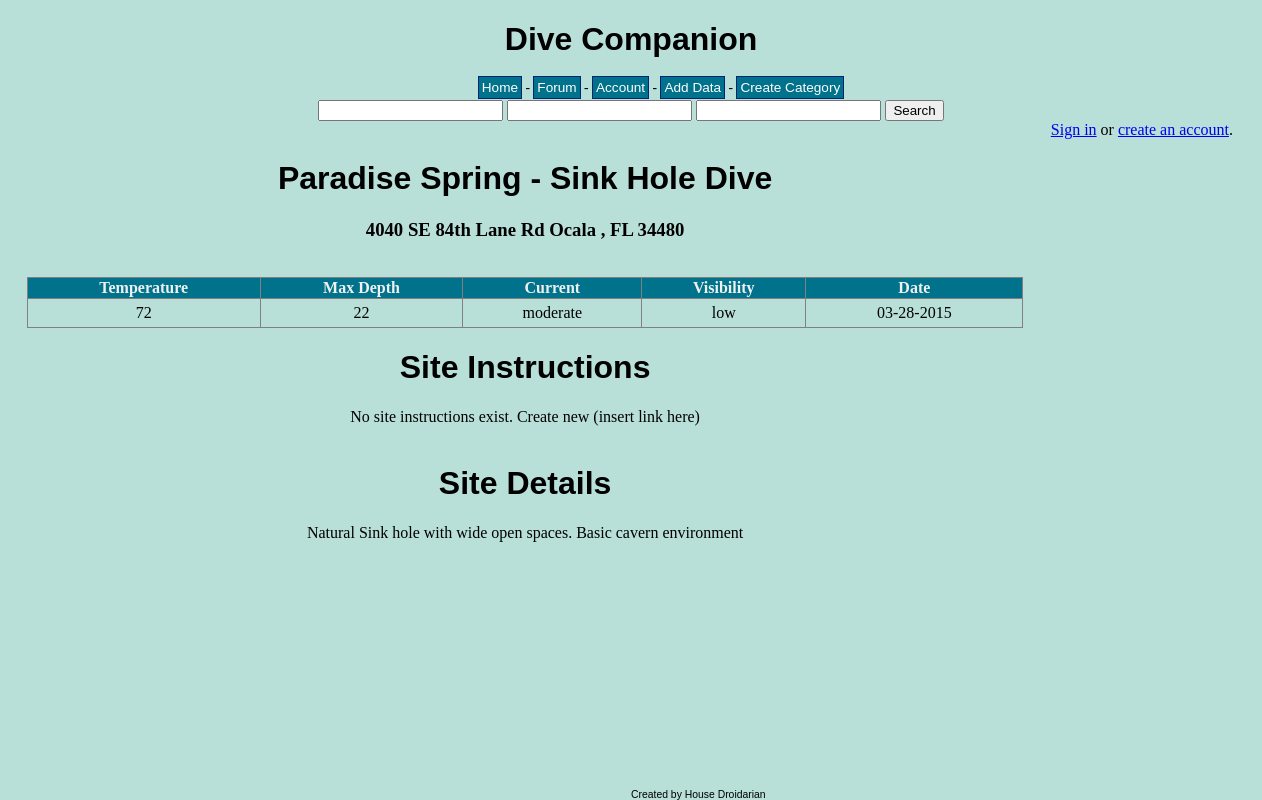
The page /wiki/diveSite.php?id=1 on the database its author committed.
### tables this page shows
CREATE TABLE IF NOT EXISTS `divesitedetails` (
  `diveSiteNum` int(11) NOT NULL,
  `subSiteNum` int(11) NOT NULL AUTO_INCREMENT,
  `subSiteName` varchar(100) DEFAULT NULL,
  `siteInstruction` varchar(25) DEFAULT NULL,
  `siteDetails` varchar(250) DEFAULT NULL,
  PRIMARY KEY (`subSiteNum`),
  KEY `diveSiteNum` (`diveSiteNum`)
);

CREATE TABLE IF NOT EXISTS `divesite` (
  `diveSiteNum` int(11) NOT NULL AUTO_INCREMENT,
  `diveSite` varchar(100) NOT NULL,
  `addressNumber` int(11) NOT NULL,
  `zipCode` int(11) NOT NULL,
  PRIMARY KEY (`diveSiteNum`),
  KEY `diveSite` (`diveSite`),
  KEY `addressNumber` (`addressNumber`),
  KEY `zipCode` (`zipCode`)
);

CREATE TABLE IF NOT EXISTS `sitelocation` (
  `zipCode` int(11) NOT NULL,
  `addressNumber` int(11) NOT NULL AUTO_INCREMENT,
  `address` varchar(150) NOT NULL,
  PRIMARY KEY (`addressNumber`)
);

CREATE TABLE IF NOT EXISTS `zipcode` (
  `zipCode` int(11) NOT NULL,
  `city` varchar(40) DEFAULT NULL,
  `state` varchar(2) DEFAULT NULL,
  `latitude` float NOT NULL,
  `longitude` float NOT NULL,
  PRIMARY KEY (`zipCode`)
);

CREATE TABLE IF NOT EXISTS `divelog` (
  `user_id` int(8) NOT NULL,
  `subSiteNum` int(11) NOT NULL,
  `logNumber` int(11) NOT NULL AUTO_INCREMENT,
  `date` date NOT NULL,
  `temperature` int(11) NOT NULL,
  `maxDepth` int(11) NOT NULL,
  `current` varchar(25) NOT NULL,
  `visibility` varchar(25) NOT NULL,
  PRIMARY KEY (`logNumber`),
  KEY `subSiteNum` (`subSiteNum`),
  KEY `user_id` (`user_id`)
);

### wiki/diveSite.php (the view, shortened to what this page needs)
<?php
include '../header.php';
$conn = connect();
$escape = $conn->real_escape_string($_GET['id']);
$sql = "SELECT
			s.subSiteName,
			s.siteInstruction,
			s.siteDetails,
			d.diveSite,
			l.address,
			z.city,
			z.state,
			z.zipCode
		FROM divesitedetails AS s
		LEFT JOIN divesite AS d ON s.diveSiteNum = d.diveSiteNum
		LEFT JOIN sitelocation AS l ON l.addressNumber = d.addressNumber
		LEFT JOIN zipCode as z ON z.zipCode = d.zipCode
		WHERE subSiteNum = '$escape'";
$result = $conn->query($sql);
if(!$result)
	echo 'The dive site could not be displayed.' . $conn->error;
else
{
	if($result->num_rows == 0)
		echo 'This subsite does not exist.';
	else
	{
		$subSite = $result->fetch_assoc();
		$sql = "SELECT
					l.date,
					l.temperature,
					l.maxDepth,
					l.current,
					l.visibility
				FROM
					divesitedetails d
				LEFT JOIN divelog l ON d.subSiteNum = l.subSiteNum
				WHERE d.subSiteNum = '$escape'
				ORDER BY l.date";
		$result = $conn->query($sql);
		echo '<h1>' . $subSite['diveSite'] . ' - ' . $subSite['subSiteName'] . '</h1>';
		echo '<h3>' . $subSite['address'] . ' ' . $subSite['city'] . ' , ' . $subSite['state'] . ' ' . $subSite['zipCode'] . '</h3>';
		echo '<br><br>';
		if($result->num_rows == 0)
			echo 'No logs exist for this site';
		else
		{
			$diveLog = $result->fetch_assoc();
			echo '<table border="1">
					<tr>
						<th>Temperature</th>
						<th>Max Depth</th>
						<th>Current</th>
						<th>Visibility</th>
						<th>Date</th>
					</tr>';
			echo '<tr>
					<td>' . $diveLog['temperature'] . '</td>
					<td>' . $diveLog['maxDepth'] . '</td>
					<td>' . $diveLog['current'] . '</td>
					<td>' . $diveLog['visibility'] . '</td>
					<td>';
					echo date('m-d-Y', strtotime($diveLog['date']));
					echo '</td>
				</tr>
				</table>';
		}
		echo '<h1>Site Instructions</h1>';
		if(!isset($subSite['siteInstructions']))
			echo 'No site instructions exist. Create new (insert link here)';
		else
			echo $subSite['siteInstructions'];
		echo '<br><br>';
		echo '<h1>Site Details</h1>';
		if(!isset($subSite['siteDetails']))
			echo 'No site details exist. Create new (insert link here)';
		else
			echo $subSite['siteDetails'];
	}
}
include '../footer.php';
?>

### header.php (shortened to what this page needs)
<!DOCTYPE html>
<html>
<head>
    <link rel="stylesheet" href="/divecompanion/style.css" type="text/css">
</head>
<body>
<h1>Dive Companion</h1>
 <div id="menu">
    <a class="item" href="/divecompanion/home.php">Home</a> -
	<a class="item" href="/divecompanion/forums/forum.php">Forum</a> -
	<a class="item" href="/divecompanion/account.php">Account</a> -
	<a class="item" href="/divecompanion/wiki/addData.php">Add Data</a> -
	<a class="item" href="/divecompanion/forums/create_category.php">Create Category</a>
</div>
<div id="searchbar">
	<form method="post" action="/divecompanion/wiki/diveSearch.php" id="searchform">
	<input type="number" name="lat">
	<input type="number" name="long">
	<input type="number" name="distance">
	<input type="submit" name="submit" value="Search">
	</form>
</div>
<div id="aside">
	<?php
	if(isset($_SESSION['signed_in']) && $_SESSION['signed_in'])
	{
	echo 'Hello ' . $_SESSION['user_name'] . '. Not you? <a href="/divecompanion/users/signout.php">Sign out</a>';
	}
	else
	{
	echo '<a href="/divecompanion/users/signin.php">Sign in</a> or <a href="/divecompanion/users/signup.php">create an account</a>.';
	}?>
</div>
<div id="section">

### footer.php
</div>
<div id="footer">Created by House Droidarian</div>
</body>
</html>

### style.css (style rules this page uses)
body { background-color: #b8dfd8; text-align: center; }
#menu { float: center; clear: both; width:100%; height:20px; padding: 0 30px; text-align: center; font-size: 85%; }
#aside { float: right; margin: 0 1.5%; width: 15%; }
#section { float: left; margin: 0 1.5%; width: 80%; }
#footer { clear: both; }
table { border-collapse: collapse; width: 100%; }
th { background-color: #00728B; color: #F0F0F0; }
td { padding: 5px; }
h1, #footer { font-family: Arial; color: #000; }
h3 { margin: 0; padding: 0; }
.item { background-color: #00728B; border: 1px solid #032472; color: #FFF; font-family: Arial; padding: 3px; text-decoration: none; }
#footer { font-size: 65%; padding: 3px 0 0 0; position:fixed; bottom:0; left: 50%; }

### rows shown on the page
divesitedetails: divesite.diveSite "Paradise Spring", subSiteName "Sink Hole Dive", sitelocation.address "4040 SE 84th Lane Rd", zipcode.city "Ocala", zipcode.state "FL", zipcode.zipCode "34480", siteDetails "Natural Sink hole with wide open spaces. Basic cavern environment"
divelog: temperature "72", maxDepth "22", current "moderate", visibility "low", date "03-28-2015"
